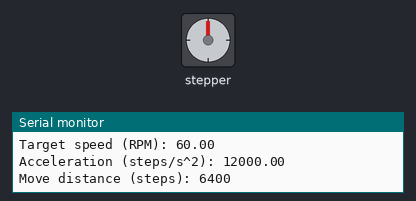
Bench run of a program on a simulated ESP32-S3. On the bench: stepper motor, the last lines printed to the serial monitor. Stepper angles assume 6400 steps per turn.

Above: at 0.16 s.
At 9.89 s:
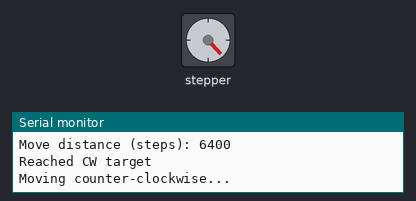
At 19.84 s:
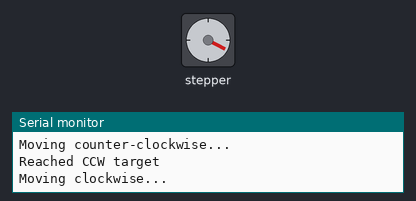
At 39.31 s:
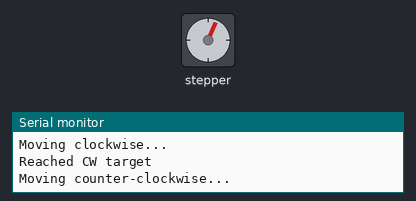
Timing chart, 0 to 40.0 s (numbered marks = the images above):
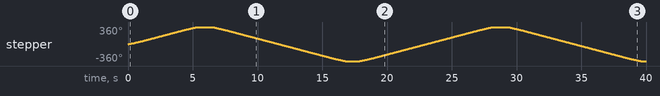

The program:

main.cpp
```cpp
#include <Arduino.h>
#include <AccelStepper.h>

#define STEP_PIN1 4
#define DIR_PIN1 5
#define EN_PIN1 6

constexpr int FULL_STEPS_PER_REV = 200;
constexpr int MICROSTEPS = 32;  // DRV8825 MS pins set for 1/32 mode
constexpr int STEPS_PER_REV = FULL_STEPS_PER_REV * MICROSTEPS;
constexpr float TARGET_RPM = 60.0f;
constexpr float MAX_SPEED_STEPS_S = (STEPS_PER_REV * TARGET_RPM) / 60.0f;
constexpr float ACCEL_STEPS_S2 = 12000.0f;
constexpr unsigned long DWELL_MS = 1000;

AccelStepper motor1(AccelStepper::DRIVER, STEP_PIN1, DIR_PIN1);

long targetPosition = STEPS_PER_REV;
unsigned long dwellStart = 0;
bool dwellActive = false;

void setup() {
  Serial.begin(115200);
  Serial.println("DRV8825 + AccelStepper Single-Motor Test Starting...");

  pinMode(EN_PIN1, OUTPUT);
  digitalWrite(EN_PIN1, LOW);  // DRV8825 enable is active LOW

  motor1.setEnablePin(EN_PIN1);
  motor1.setPinsInverted(false, false, true);
  motor1.setMinPulseWidth(2);  // DRV8825 step high pulse >= 1.9us
  motor1.enableOutputs();
  motor1.setMaxSpeed(MAX_SPEED_STEPS_S);
  motor1.setAcceleration(ACCEL_STEPS_S2);
  motor1.setCurrentPosition(0);
  motor1.moveTo(targetPosition);

  Serial.print("Max speed (steps/s): ");
  Serial.println(MAX_SPEED_STEPS_S);
  Serial.print("Target speed (RPM): ");
  Serial.println(TARGET_RPM);
  Serial.print("Acceleration (steps/s^2): ");
  Serial.println(ACCEL_STEPS_S2);
  Serial.print("Move distance (steps): ");
  Serial.println(STEPS_PER_REV);
}

void loop() {
  motor1.run();

  if (motor1.distanceToGo() != 0) {
    return;
  }

  if (!dwellActive) {
    dwellActive = true;
    dwellStart = millis();
    if (targetPosition > 0) {
      Serial.println("Reached CW target");
    } else {
      Serial.println("Reached CCW target");
    }
    return;
  }

  if (millis() - dwellStart >= DWELL_MS) {
    targetPosition = -targetPosition;
    if (targetPosition > 0) {
      Serial.println("Moving clockwise...");
    } else {
      Serial.println("Moving counter-clockwise...");
    }
    motor1.moveTo(targetPosition);
    dwellActive = false;
  }
}
```

Measured:
- by itself, stepper: turns 360° clockwise in 5.4 s, then 720° counter-clockwise in 10.3 s, then 720° clockwise in 10.4 s, then 720° counter-clockwise in 10.3 s
